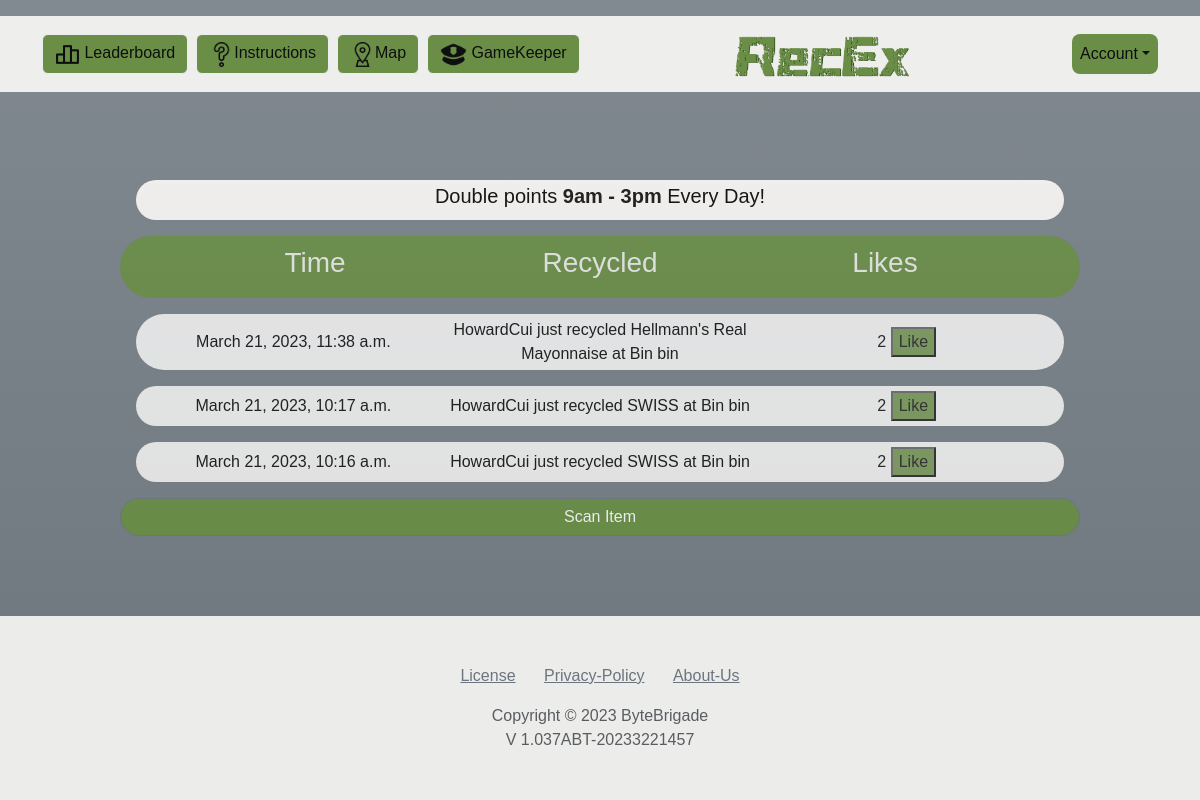
The app's page / (signed in) with its own data.
### home/models.py (models this page shows)
class Transaction(models.Model):
    transaction_id = models.AutoField(primary_key=True)
    time = models.DateTimeField(auto_now_add=True)
    bin = models.ForeignKey(BinData, on_delete=models.CASCADE)  # Need to assign as foreign key to bin application
    user = models.ForeignKey(User, default=-1, on_delete=models.CASCADE)
    product = models.ForeignKey(Product, on_delete=models.CASCADE)
    likes = models.IntegerField(default=0)

### products/models.py (models this page shows, shortened)
class Product(models.Model):
    barcode = models.CharField(max_length=30, primary_key=True)
    name = models.CharField(max_length=30)
    weight = models.FloatField()
    material = models.CharField(max_length=100)
    recycle = models.CharField(max_length=30)
    image = models.URLField()

### bins/models.py (models this page shows)
class BinData(models.Model):
    binId = models.CharField(max_length=100, primary_key=True)  # Format AM-01-1 (Building-Floor-BinNo)
    binName = models.CharField(max_length=100, default="bin")
    binLat = models.DecimalField(max_digits=100, decimal_places=22)
    binLong = models.DecimalField(max_digits=100, decimal_places=22)
    binPhoto = models.ImageField(default='figures/bins/default.jpg')
    bin_general = models.BooleanField(default=False)
    bin_recycle = models.BooleanField(default=False)
    bin_paper = models.BooleanField(default=False)
    bin_cans = models.BooleanField(default=False)
    bin_glass = models.BooleanField(default=False)
    bin_plastic = models.BooleanField(default=False)
    bin_non_rec = models.BooleanField(default=False)

### home/views.py (the view, shortened to what this page needs)
# urls.py: path('', views.home_view, name='index'),
def home_view(request):
    reset_sessions(request)
    if not request.user.is_authenticated:
        return redirect('login')
    liked = TransactionLike.objects.filter(user=request.user)
    likedList = []
    for x in liked:
        likedList.append(x.transaction_id)
    data = Transaction.objects.all().order_by('-time')[:4]
    data_dict = {
        'Transaction': data,
        'likedList': likedList
    }
    try:
        if request.session['index_info']:
            for key, value in request.session['index_info'].items():
                data_dict.update({key: value})
            request.session['index_info'] = {}
    except Exception as e:
        pass
    return render(request, 'home/index.html', data_dict)

### home/views.py (called while the page is built)
def reset_sessions(request):
    request.session['shownMap'] = -1 # Indicates whether the map has been shown with a specific marker
    request.session['barcode'] = -1  # The barcode that the user has scanned
    request.session['newHome'] = -1  # The closest bin
    request.session['valid'] = -1  # If the user has scanned a product, they are valid for the scanner page
    request.session['pokedex_barcode'] = -1 # The barcode of a product selected within the pokedex
    request.session['success_recycle'] = -1  # A session to verify if a user is valid for the addition of stats

### home/templates/home/index.html (shortened to what this page needs)
{% extends 'navbar.html' %}
{% load static %}
{% block content %}
    <div class="feeds" style="margin: 0 auto;color: var(--secondary); width: 80vw;">
        <div class="content-container" style="align-items: center; justify-content: center;">
            <h5 style="color: black; margin-left: 1vw; margin-right: 1vw;">Double points <strong>9am - 3pm</strong> Every Day!</h5>
        </div>
        <div style="height: 70%; overflow:auto;">
            <div class="top-bar">
                <h3 style="width: 200px">Time</h3>
                <h3 style="width: 200px">Recycled</h3>
                <h3 style="width: 200px">Likes</h3>
            </div>
            <div style="color: black;">
                {% for item in Transaction %}
                <div class="content-container">
                    <div class="content-bar-cells">{{item.time}}</div>
                    <div class="content-bar-cells">{{item.user}} just recycled {{item.product.name}} at Bin {{item.bin.binName}}</div>
                    <form class="content-bar-cells" method="POST" style="">
                        <div style="">{{ item.likes }}
                            {% if item.transaction_id in likedList %}
                                Liked :)
                            {% else %}
                                <button role="submit">Like</button>
                            {% endif %}
                        </div>
                    </form>
                </div>
                {% endfor %}
            </div>
        </div>
        <a class="btn btn-secondary d-block w-100" style="color: white; background-color: var(--primary); border-radius: 100px;" href="{% url 'barcode_lookup' %}" role="button">Scan Item</a>
    </div>
{% endblock %}

### statics/style/css/styles.css (style rules this page uses)
:root { --body-bg: #FBFAF8; --secondary: #FBFAF8; --secondary-rgb: 251, 250, 248; --primary: #698F3F; --primary-rgb: 10, 18, 42; --dark: #0A122A; --dark-rgb: 66, 109, 52; }
body { min-height: 100vh; padding-top: 2vh; background-color: var(--secondary); display: flex; flex-direction: column; font-family: helvetica; }
.navbar-styles { background-color: #FBFAF8; opacity: 90%; }
.navbar-styles button { background-color: #698F3F; }
a { color: var(--primary); }
.feeds * { opacity: 95%; }
.top-bar { background: var(--primary); padding: 10px; display: flex; justify-content: space-evenly; border-radius: 100px; }
.content-container { display: flex; flex-direction: row; justify-content: space-evenly; background: var(--secondary); min-height: 5vh; border-radius: 30px; border: black 10px; justify-content: center; margin: 2vh; padding: 0.5vh; opacity: 100%; }
.content-bar-cells { width: 26.7vw; display: flex; align-items: center; justify-content: center; }

### records on screen
Transaction: time "March 21, 2023, 11:38 a.m.", user "HowardCui", product.name "Hellmann's Real Mayonnaise", bin.binName "bin", likes "2", shows "Like"
Transaction: time "March 21, 2023, 10:17 a.m.", user "HowardCui", product.name "SWISS", bin.binName "bin", likes "2", shows "Like"
Transaction: time "March 21, 2023, 10:16 a.m.", user "HowardCui", product.name "SWISS", bin.binName "bin", likes "2", shows "Like"
